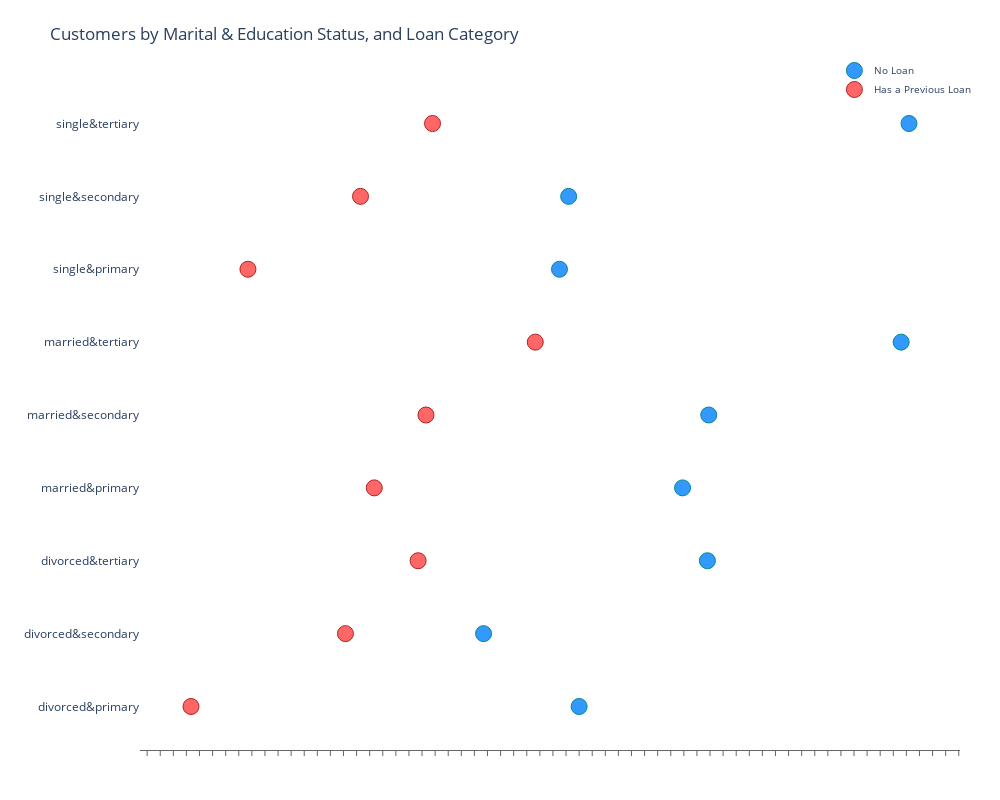

Write notebook code for a chart like this one.
### Markdown cell above
The bank is interested to know what their target customer profile should be. To determine this, we will create a new class using the marital and education features. This will give us a set of customer profiles based on the combination of customer marital status and education level. This class is made in the code cell below, which also generates a visualization. The resulting visualization shows that:

1. For all combinations of marital and education status, there are more individuals without loans than with loans
2. The category with the most cutomers who have a perevious loan is married&tertiary, which indicates that the bank's target group should be married couples who are highly educated

### Code cell
# Create marital/education class

df['marital&education'] = np.nan
lst = [df]

for col in lst:
    col.loc[(col['marital'] == 'single') & (df['education'] == 'primary'), 'marital&education'] = 'single&primary'
    col.loc[(col['marital'] == 'married') & (df['education'] == 'primary'), 'marital&education'] = 'married&primary'
    col.loc[(col['marital'] == 'divorced') & (df['education'] == 'primary'), 'marital&education'] = 'divorced&primary'
    col.loc[(col['marital'] == 'single') & (df['education'] == 'secondary'), 'marital&education'] = 'single&secondary'
    col.loc[(col['marital'] == 'married') & (df['education'] == 'secondary'), 'marital&education'] = 'married&secondary'
    col.loc[(col['marital'] == 'divorced') & (df['education'] == 'secondary'), 'marital&education'] = 'divorced&secondary'
    col.loc[(col['marital'] == 'single') & (df['education'] == 'tertiary'), 'marital&education'] = 'single&tertiary'
    col.loc[(col['marital'] == 'married') & (df['education'] == 'tertiary'), 'marital&education'] = 'married&tertiary'
    col.loc[(col['marital'] == 'divorced') & (df['education'] == 'tertiary'), 'marital&education'] = 'divorced&tertiary'


# Group data by the new marital&education feature
loan_balance = df.groupby(['marital&education', 'loan'], as_index=False)['balance'].median()

# Create loan category
no_loan = loan_balance['balance'].loc[loan_balance['loan'] == 'no'].values
has_loan = loan_balance['balance'].loc[loan_balance['loan'] == 'yes'].values


# Generate visualization
labels = loan_balance['marital&education'].unique().tolist()

trace0 = go.Scatter(x=no_loan, y=labels, mode='markers', name='No Loan', 
                    marker=dict(color='rgb(51,153,255)',
                    line=dict(color='rgb(0,139,139)', width=1), symbol='circle', size=16))

trace1 = go.Scatter(x=has_loan, y=labels, mode='markers', name='Has a Previous Loan',
                    marker=dict(color='rgb(255,102,102)',
                    line=dict(color='rgb(178,34,34)', width=1), symbol='circle', size=16))

data = [trace0, trace1]
layout = go.Layout(
    title="Customers by Marital & Education Status, and Loan Category ",
    xaxis=dict(
        showgrid=False,
        showline=True,
        linecolor='rgb(102, 102, 102)',
        titlefont=dict(
            color='rgb(204, 204, 204)'),
        tickfont=dict(
            color='rgb(102, 102, 102)'),
        showticklabels=False,
        dtick=10,
        ticks='outside',
        tickcolor='rgb(102, 102, 102)'),
    
    margin=dict(l=140, r=40, b=50,t=80),
    legend=dict(font=dict(size=10,), yanchor='middle', xanchor='right'),
    width=1000,
    height=800,
    plot_bgcolor='rgb(255,255,255)',
    hovermode='closest')

fig = go.Figure(data=data, layout=layout)
iplot(fig)

### Figure 1 — Plotly figure (JSON) as saved in the notebook; plotly's stock layout.template omitted (floating-point values rounded to 4 significant figures)
{"data": [{"marker": {"color": "rgb(51,153,255)", "line": {"color": "rgb(0,139,139)", "width": 1}, "size": 16, "symbol": "circle"}, "mode": "markers", "name": "No Loan", "type": "scatter", "x": [390, 317, 488, 469, 489, 636, 375, 382, 642], "y": ["divorced&primary", "divorced&secondary", "divorced&tertiary", "married&primary", "married&secondary", "married&tertiary", "single&primary", "single&secondary", "single&tertiary"]}, {"marker": {"color": "rgb(255,102,102)", "line": {"color": "rgb(178,34,34)", "width": 1}, "size": 16, "symbol": "circle"}, "mode": "markers", "name": "Has a Previous Loan", "type": "scatter", "x": [93.5, 211.5, 267, 233.5, 273, 356.5, 137, 223, 278], "y": ["divorced&primary", "divorced&secondary", "divorced&tertiary", "married&primary", "married&secondary", "married&tertiary", "single&primary", "single&secondary", "single&tertiary"]}], "layout": {"height": 800, "hovermode": "closest", "legend": {"font": {"size": 10}, "xanchor": "right", "yanchor": "middle"}, "margin": {"b": 50, "l": 140, "r": 40, "t": 80}, "plot_bgcolor": "rgb(255,255,255)", "title": {"text": "Customers by Marital & Education Status, and Loan Category "}, "width": 1000, "xaxis": {"dtick": 10, "linecolor": "rgb(102, 102, 102)", "showgrid": false, "showline": true, "showticklabels": false, "tickcolor": "rgb(102, 102, 102)", "tickfont": {"color": "rgb(102, 102, 102)"}, "ticks": "outside", "title": {"font": {"color": "rgb(204, 204, 204)"}}}}}
